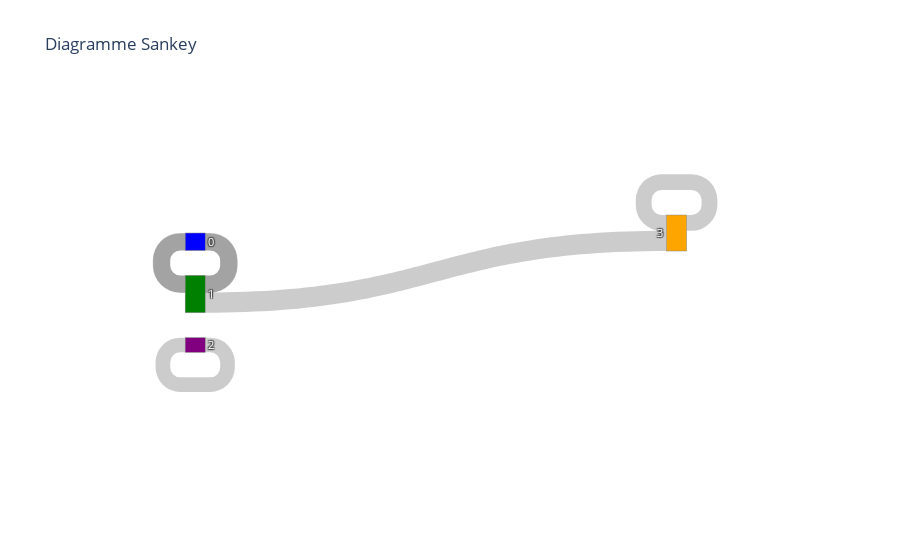

The notebook cell this image was saved under:
### Code cell
# Créer un diagramme Sankey avec les flux agrégés
fig = go.Figure(data=[go.Sankey(
    node=dict(
        pad=25,
        thickness=20,
        line=dict(color='gray', width=0.5),
        label=['0', '1', '2', '3'],
        color=[colorDict[x] for x in ['0', '1', '2', '3']]
    ),
    link=dict(
        source=grouped_df['label_4mois'],
        target=grouped_df['label_605d'],
        value=grouped_df['review_classification']
    ),
    textfont=dict(color='white', size=11)
)])

# Mettre à jour la disposition du diagramme
fig.update_layout(
    title='Diagramme Sankey',
    font=dict(size=12)
)

# Afficher le diagramme
fig.show()

### Figure 1 — Plotly figure (JSON) as saved in the notebook; plotly's stock layout.template omitted (floating-point values rounded to 4 significant figures)
{"data": [{"link": {"source": [0, 1, 1, 2, 3], "target": [0, 1, 3, 2, 3], "value": [2.595, 2.541, 3, 2.177, 2.354]}, "node": {"color": ["blue", "green", "purple", "orange"], "label": ["0", "1", "2", "3"], "line": {"color": "gray", "width": 0.5}, "pad": 25, "thickness": 20}, "textfont": {"color": "white", "size": 11}, "type": "sankey"}], "layout": {"font": {"size": 12}, "title": {"text": "Diagramme Sankey"}}}
